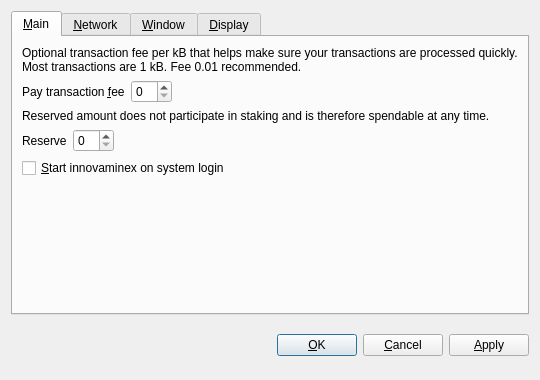
<?xml version="1.0" encoding="UTF-8"?>
<ui version="4.0">
 <class>OptionsDialog</class>
 <widget class="QDialog" name="OptionsDialog">
  <property name="geometry">
   <rect>
    <x>0</x>
    <y>0</y>
    <width>540</width>
    <height>380</height>
   </rect>
  </property>
  <property name="windowTitle">
   <string>Options</string>
  </property>
  <property name="modal">
   <bool>true</bool>
  </property>
  <layout class="QVBoxLayout" name="verticalLayout">
   <item>
    <widget class="QTabWidget" name="tabWidget">
     <property name="tabPosition">
      <enum>QTabWidget::North</enum>
     </property>
     <property name="currentIndex">
      <number>0</number>
     </property>
     <widget class="QWidget" name="tabMain">
      <attribute name="title">
       <string>&amp;Main</string>
      </attribute>
      <layout class="QVBoxLayout" name="verticalLayout_Main">
       <item>
        <widget class="QLabel" name="transactionFeeInfoLabel">
         <property name="text">
          <string>Optional transaction fee per kB that helps make sure your transactions are processed quickly. Most transactions are 1 kB. Fee 0.01 recommended.</string>
         </property>
         <property name="textFormat">
          <enum>Qt::PlainText</enum>
         </property>
         <property name="wordWrap">
          <bool>true</bool>
         </property>
        </widget>
       </item>
       <item>
        <layout class="QHBoxLayout" name="horizontalLayoutFee">
         <item>
          <widget class="QLabel" name="transactionFeeLabel">
           <property name="text">
            <string>Pay transaction &amp;fee</string>
           </property>
           <property name="textFormat">
            <enum>Qt::PlainText</enum>
           </property>
           <property name="buddy">
            <cstring>transactionFee</cstring>
           </property>
          </widget>
         </item>
         <item>
          <widget class="BitcoinAmountField" name="transactionFee"/>
         </item>
         <item>
          <spacer name="horizontalSpacerFee">
           <property name="orientation">
            <enum>Qt::Horizontal</enum>
           </property>
           <property name="sizeHint" stdset="0">
            <size>
             <width>40</width>
             <height>20</height>
            </size>
           </property>
          </spacer>
         </item>
        </layout>
       </item>
       <item>
        <widget class="QLabel" name="reserveBalanceInfoLabel">
         <property name="text">
          <string>Reserved amount does not participate in staking and is therefore spendable at any time.</string>
         </property>
         <property name="textFormat">
          <enum>Qt::PlainText</enum>
         </property>
         <property name="wordWrap">
          <bool>true</bool>
         </property>
        </widget>
       </item>
       <item>
        <layout class="QHBoxLayout" name="horizontalLayoutReserveBalance">
         <item>
          <widget class="QLabel" name="reserveBalanceLabel">
           <property name="text">
            <string>Reserve</string>
           </property>
           <property name="textFormat">
            <enum>Qt::PlainText</enum>
           </property>
           <property name="buddy">
            <cstring>reserveBalance</cstring>
           </property>
          </widget>
         </item>
         <item>
          <widget class="BitcoinAmountField" name="reserveBalance"/>
         </item>
         <item>
          <spacer name="horizontalSpacerReserveBalance">
           <property name="orientation">
            <enum>Qt::Horizontal</enum>
           </property>
           <property name="sizeHint" stdset="0">
            <size>
             <width>40</width>
             <height>20</height>
            </size>
           </property>
          </spacer>
         </item>
        </layout>
       </item>
       <item>
        <widget class="QCheckBox" name="bitcoinAtStartup">
         <property name="toolTip">
          <string>Automatically start innovaminex after logging in to the system.</string>
         </property>
         <property name="text">
          <string>&amp;Start innovaminex on system login</string>
         </property>
        </widget>
       </item>
       <item>
        <spacer name="verticalSpacer_Main">
         <property name="orientation">
          <enum>Qt::Vertical</enum>
         </property>
         <property name="sizeHint" stdset="0">
          <size>
           <width>20</width>
           <height>40</height>
          </size>
         </property>
        </spacer>
       </item>
      </layout>
     </widget>
     <widget class="QWidget" name="tabNetwork">
      <attribute name="title">
       <string>&amp;Network</string>
      </attribute>
      <layout class="QVBoxLayout" name="verticalLayout_Network">
       <item>
        <widget class="QCheckBox" name="mapPortUpnp">
         <property name="toolTip">
          <string>Automatically open the innovaminex client port on the router. This only works when your router supports UPnP and it is enabled.</string>
         </property>
         <property name="text">
          <string>Map port using &amp;UPnP</string>
         </property>
        </widget>
       </item>
       <item>
        <widget class="QCheckBox" name="connectSocks">
         <property name="toolTip">
          <string>Connect to the innovaminex network through a SOCKS5 proxy (e.g. when connecting through Tor).</string>
         </property>
         <property name="text">
          <string>&amp;Connect through SOCKS5 proxy:</string>
         </property>
        </widget>
       </item>
       <item>
        <layout class="QHBoxLayout" name="horizontalLayout_Network">
         <item>
          <widget class="QLabel" name="proxyIpLabel">
           <property name="text">
            <string>Proxy &amp;IP:</string>
           </property>
           <property name="textFormat">
            <enum>Qt::PlainText</enum>
           </property>
           <property name="buddy">
            <cstring>proxyIp</cstring>
           </property>
          </widget>
         </item>
         <item>
          <widget class="QValidatedLineEdit" name="proxyIp">
           <property name="maximumSize">
            <size>
             <width>140</width>
             <height>16777215</height>
            </size>
           </property>
           <property name="toolTip">
            <string>IP address of the proxy (e.g. 127.0.0.1)</string>
           </property>
          </widget>
         </item>
         <item>
          <widget class="QLabel" name="proxyPortLabel">
           <property name="text">
            <string>&amp;Port:</string>
           </property>
           <property name="textFormat">
            <enum>Qt::PlainText</enum>
           </property>
           <property name="buddy">
            <cstring>proxyPort</cstring>
           </property>
          </widget>
         </item>
         <item>
          <widget class="QLineEdit" name="proxyPort">
           <property name="maximumSize">
            <size>
             <width>55</width>
             <height>16777215</height>
            </size>
           </property>
           <property name="toolTip">
            <string>Port of the proxy (e.g. 9050)</string>
           </property>
          </widget>
         </item>
         <item>
          <spacer name="horizontalSpacer_Network">
           <property name="orientation">
            <enum>Qt::Horizontal</enum>
           </property>
           <property name="sizeHint" stdset="0">
            <size>
             <width>40</width>
             <height>20</height>
            </size>
           </property>
          </spacer>
         </item>
        </layout>
       </item>
       <item>
        <spacer name="verticalSpacer_Network">
         <property name="orientation">
          <enum>Qt::Vertical</enum>
         </property>
         <property name="sizeHint" stdset="0">
          <size>
           <width>20</width>
           <height>40</height>
          </size>
         </property>
        </spacer>
       </item>
      </layout>
     </widget>
     <widget class="QWidget" name="tabWindow">
      <attribute name="title">
       <string>&amp;Window</string>
      </attribute>
      <layout class="QVBoxLayout" name="verticalLayout_Window">
       <item>
        <widget class="QCheckBox" name="minimizeToTray">
         <property name="toolTip">
          <string>Show only a tray icon after minimizing the window.</string>
         </property>
         <property name="text">
          <string>&amp;Minimize to the tray instead of the taskbar</string>
         </property>
        </widget>
       </item>
       <item>
        <widget class="QCheckBox" name="minimizeOnClose">
         <property name="toolTip">
          <string>Minimize instead of exit the application when the window is closed. When this option is enabled, the application will be closed only after selecting Quit in the menu.</string>
         </property>
         <property name="text">
          <string>M&amp;inimize on close</string>
         </property>
        </widget>
       </item>
       <item>
        <spacer name="verticalSpacer_Window">
         <property name="orientation">
          <enum>Qt::Vertical</enum>
         </property>
         <property name="sizeHint" stdset="0">
          <size>
           <width>20</width>
           <height>40</height>
          </size>
         </property>
        </spacer>
       </item>
      </layout>
     </widget>
     <widget class="QWidget" name="tabDisplay">
      <attribute name="title">
       <string>&amp;Display</string>
      </attribute>
      <layout class="QVBoxLayout" name="verticalLayout_Display">
       <item>
        <layout class="QHBoxLayout" name="horizontalLayout_1_Display">
         <item>
          <widget class="QLabel" name="langLabel">
           <property name="text">
            <string>User Interface &amp;language:</string>
           </property>
           <property name="textFormat">
            <enum>Qt::PlainText</enum>
           </property>
           <property name="buddy">
            <cstring>lang</cstring>
           </property>
          </widget>
         </item>
         <item>
          <widget class="QValueComboBox" name="lang">
           <property name="toolTip">
            <string>The user interface language can be set here. This setting will take effect after restarting innovaminex.</string>
           </property>
          </widget>
         </item>
        </layout>
       </item>
       <item>
        <layout class="QHBoxLayout" name="horizontalLayout_2_Display">
         <item>
          <widget class="QLabel" name="unitLabel">
           <property name="text">
            <string>&amp;Unit to show amounts in:</string>
           </property>
           <property name="textFormat">
            <enum>Qt::PlainText</enum>
           </property>
           <property name="buddy">
            <cstring>unit</cstring>
           </property>
          </widget>
         </item>
         <item>
          <widget class="QValueComboBox" name="unit">
           <property name="toolTip">
            <string>Choose the default subdivision unit to show in the interface and when sending coins.</string>
           </property>
          </widget>
         </item>
        </layout>
       </item>
       <item>
        <widget class="QCheckBox" name="coinControlFeatures">
         <property name="toolTip">
          <string>Whether to show coin control features or not.</string>
         </property>
         <property name="text">
          <string>Display coin &amp;control</string>
         </property>
        </widget>
       </item>
       <item>
        <spacer name="verticalSpacer_Display">
         <property name="orientation">
          <enum>Qt::Vertical</enum>
         </property>
         <property name="sizeHint" stdset="0">
          <size>
           <width>20</width>
           <height>40</height>
          </size>
         </property>
        </spacer>
       </item>
      </layout>
     </widget>
    </widget>
   </item>
   <item>
    <layout class="QHBoxLayout" name="horizontalLayout_Buttons">
     <item>
      <spacer name="horizontalSpacer_1">
       <property name="orientation">
        <enum>Qt::Horizontal</enum>
       </property>
       <property name="sizeHint" stdset="0">
        <size>
         <width>40</width>
         <height>48</height>
        </size>
       </property>
      </spacer>
     </item>
     <item>
      <widget class="QLabel" name="statusLabel">
       <property name="font">
        <font>
         <weight>75</weight>
         <bold>true</bold>
        </font>
       </property>
       <property name="text">
        <string/>
       </property>
       <property name="textFormat">
        <enum>Qt::PlainText</enum>
       </property>
       <property name="wordWrap">
        <bool>true</bool>
       </property>
      </widget>
     </item>
     <item>
      <spacer name="horizontalSpacer_2">
       <property name="orientation">
        <enum>Qt::Horizontal</enum>
       </property>
       <property name="sizeHint" stdset="0">
        <size>
         <width>40</width>
         <height>48</height>
        </size>
       </property>
      </spacer>
     </item>
     <item>
      <widget class="QPushButton" name="okButton">
       <property name="text">
        <string>&amp;OK</string>
       </property>
      </widget>
     </item>
     <item>
      <widget class="QPushButton" name="cancelButton">
       <property name="text">
        <string>&amp;Cancel</string>
       </property>
       <property name="autoDefault">
        <bool>false</bool>
       </property>
      </widget>
     </item>
     <item>
      <widget class="QPushButton" name="applyButton">
       <property name="text">
        <string>&amp;Apply</string>
       </property>
       <property name="autoDefault">
        <bool>false</bool>
       </property>
      </widget>
     </item>
    </layout>
   </item>
  </layout>
 </widget>
 <customwidgets>
  <customwidget>
   <class>BitcoinAmountField</class>
   <extends>QSpinBox</extends>
   <header>bitcoinamountfield.h</header>
  </customwidget>
  <customwidget>
   <class>QValueComboBox</class>
   <extends>QComboBox</extends>
   <header>qvaluecombobox.h</header>
  </customwidget>
  <customwidget>
   <class>QValidatedLineEdit</class>
   <extends>QLineEdit</extends>
   <header>qvalidatedlineedit.h</header>
  </customwidget>
 </customwidgets>
 <resources/>
 <connections/>
</ui>
